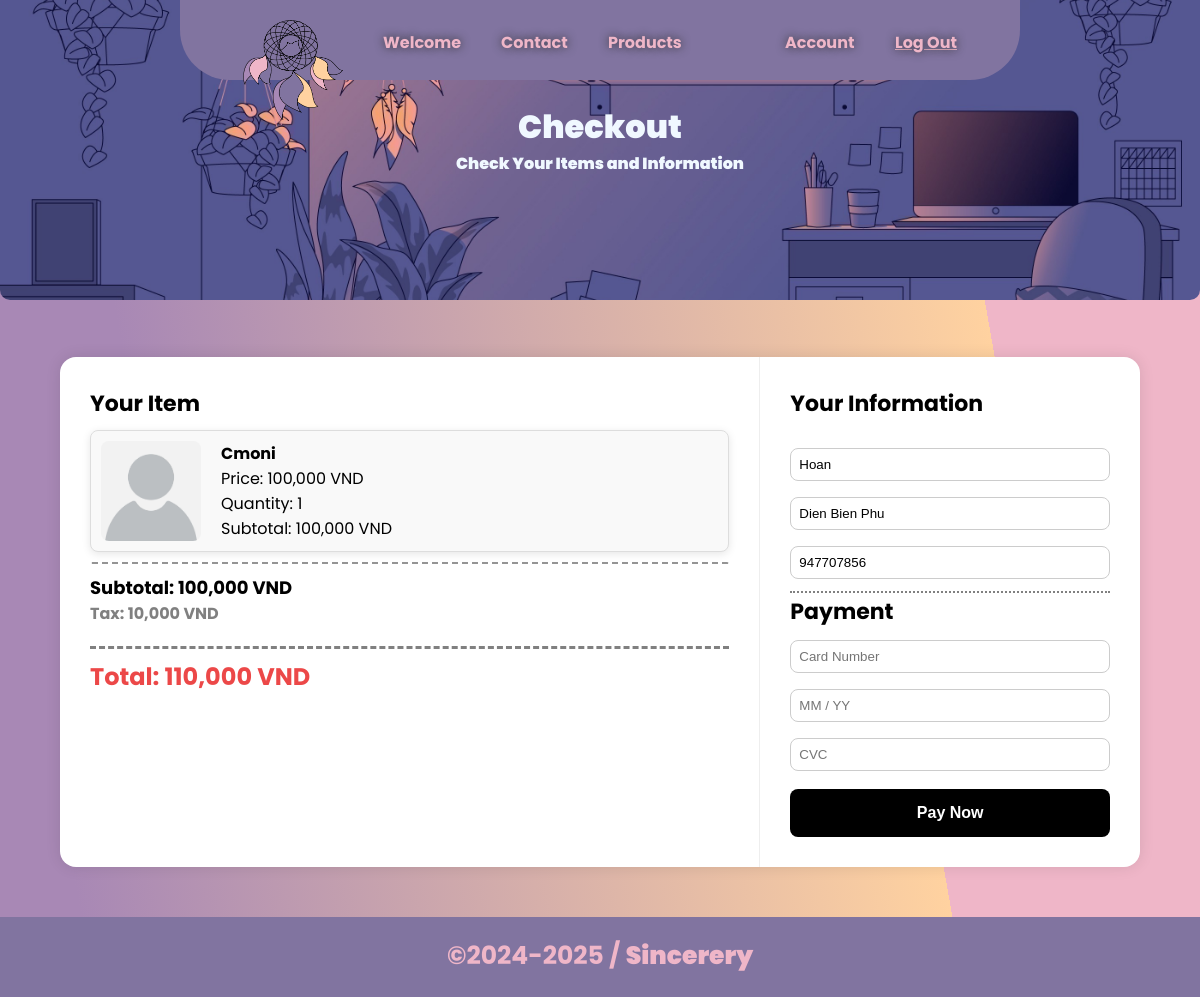
Screenshot of /checkout.php?id=6 (signed in) with the database file from the repository.
### tables this page shows
CREATE TABLE `products` (
  `ID` int(3) NOT NULL,
  `Creators` int(255) NOT NULL,
  `Name` varchar(255) NOT NULL,
  `Description` varchar(2000) NOT NULL,
  `Categories` varchar(255) NOT NULL,
  `Price` int(11) NOT NULL,
  `Stocks` int(11) NOT NULL,
  `Picture` varchar(255) NOT NULL,
  `Visibility` tinyint(1) NOT NULL,
  `Created_at` timestamp NOT NULL DEFAULT current_timestamp() ON UPDATE current_timestamp()
);

CREATE TABLE `customers` (
  `User` int(3) NOT NULL,
  `Fullname` varchar(255) NOT NULL,
  `Phone` int(11) NOT NULL,
  `Address` varchar(255) NOT NULL
);

### Checkout.php (the view, shortened to what this page needs)
<?php require('./includes/Header.php');
$productID = $_GET['id'] ?? null;
$product = null;
$quantity = 1;
$tax = 10000;
if ($productID) {
    $stmt = $conn->prepare("SELECT ID as product_id, name, price, Picture FROM products WHERE ID = ?");
    $stmt->bind_param("i", $productID);
    $stmt->execute();
    $result = $stmt->get_result();
    $product = $result->fetch_assoc();
}
$userEmail = $_COOKIE['username'] ?? '';
$fullName = $address = $phone = '';
if ($userEmail) {
    $stmt = $conn->prepare("SELECT id FROM users WHERE email = ?");
    $stmt->bind_param("s", $userEmail);
    $stmt->execute();
    $result = $stmt->get_result();
    if ($user = $result->fetch_assoc()) {
        $userID = $user['id'];
        $infoStmt = $conn->prepare("SELECT Fullname, Address, Phone FROM customers WHERE User = ?");
        $infoStmt->bind_param("i", $userID);
        $infoStmt->execute();
        $infoResult = $infoStmt->get_result();
        if ($infoRow = $infoResult->fetch_assoc()) {
            $fullName = htmlspecialchars($infoRow['Fullname']);
            $address = htmlspecialchars($infoRow['Address']);
            $phone = htmlspecialchars($infoRow['Phone']);
        }
    }
}
?>
<head>
    <link rel="stylesheet" href="style/Carts.css" />
</head>
<div style="position: relative;">
    <img src="images/6876899.jpg" style="z-index:-1; border-radius: 0px 0px 10px 10px; object-fit: cover;"
        height='300hv' width='100%' id="target-section" />
    <div class="Content"
        style="text-align:center; position: absolute; top: 50%; left: 50%; transform: translate(-50%, -50%);">
        <?php if (!isset($_COOKIE["Login-Status"]) || $_COOKIE["Login-Status"] != "1"): ?>
            <h1>Welcome to The Website</h1>
            <p>You need an account to make purchases</p>
            <button style="border: none; background-color: transparent;">
                <div class="interest" onclick="window.location.href='login.php'">Login</div>
            </button>
            <button style="border: none; background-color: transparent;">
                <div class="interest" onclick="window.location.href='register.php'">Sign Up</div>
            </button>
        <?php else: ?>
            <h1>Checkout</h1>
            <p>Check Your Items and Information</p>
        <?php endif; ?>
    </div>
</div>
<div class="checkout-container">
    <div class="cart-section">
        <div class="checkout-header">Your Item</div>
        <?php if ($product): ?>
            <?php
            $imageUrl = !empty($product['Picture']) ? $product['Picture'] : 'images/Unknown_person.jpg';
            $itemTotal = $product['price'] * $quantity;
            $grandTotal = $itemTotal + $tax;
            ?>
            <div class="cart-item" style="display: flex; align-items: center; border: 1px solid #ddd; margin: 10px 0; padding: 10px; border-radius: 8px; background-color: #f9f9f9;">
                <img src="<?= htmlspecialchars($imageUrl) ?>" alt="<?= htmlspecialchars($product['name']) ?>" style="width: 100px; height: 100px; object-fit: cover; border-radius: 8px; margin-right: 20px;">
                <div class="cart-item-info" style="flex-grow: 1;">
                    <div><strong><?= htmlspecialchars($product['name']) ?></strong></div>
                    <div>Price: <?= number_format($product['price']) ?> VND</div>
                    <div>Quantity: <?= $quantity ?></div>
                    <div>Subtotal: <?= number_format($itemTotal) ?> VND</div>
                </div>
            </div>
            <div class="total-top">Subtotal: <?= number_format($itemTotal) ?> VND</div>
            <div class="total-tax">Tax: <?= number_format($tax) ?> VND</div>
            <div class="total"><strong>Total: <?= number_format($grandTotal) ?> VND</strong></div>
        <?php else: ?>
            <p>Product not found.</p>
        <?php endif; ?>
    </div>
    <div class="payment-section">
        <div class="checkout-header">Your Information</div>
        <div class="paycard">
            <form method="POST" id="payment-form">
            <input type="text" name="fullname" placeholder="Full Name" value="<?= $fullName ?>" required>
            <input type="text" name="address" placeholder="Address" value="<?= $address ?>" required>
            <input type="text" name="phone" placeholder="Phone Number" value="<?= $phone ?>" required>
                <div class="Seperate checkout-header2">Payment</div>
                <input type="text" name="card" placeholder="Card Number" required>
                <input type="text" name="expiry" placeholder="MM / YY" required>
                <input type="text" name="cvc" placeholder="CVC" required>
                <button class="payment-button pay-now" name="pay_now" type="submit"
                    style="width: 100%; padding: 15px; font-size: 16px; margin-top: 10px;">Pay Now</button>
            </form>
        </div>
    </div>
</div>
<?php require('./includes/Footer.php') ?>

### style/FPstyle.css (style rules this page uses)
:root { --primary-color: #8174a0; --Secondary-color: #a888b5; --Third-color: #efb6c8; --Fourth-color: #ffd2a0; --Text-color: ; --Invis: rgba(255, 255, 255, 0); }
* { padding: 0; margin: 0; box-sizing: border-box; }
body { font-family: "Poppins", sans-serif; height: 100vh; background-image: linear-gradient(80deg,var(--Secondary-color) 15%, var(--Fourth-color) 80%, var(--Third-color) 5%); overflow: visible; -webkit-user-select: none; -khtml-user-select: none; -moz-user-select: none; -ms-user-select: none; -o-user-select: none; user-select: none; }
.Content { text-align:center; position: absolute; top: 50%; left: 50%; transform: translate(-50%, -50%); }
.Content h1,p { font-weight: 1000; color: aliceblue; }
.Content p { font-weight: 1000; margin-bottom: 30px; }

### style/Carts.css (style rules this page uses)
.checkout-container { display: flex; background: white; width: 90%; max-width: 1100px; margin: 50px auto; box-shadow: 0 0 15px rgba(0,0,0,0.1); border-radius: 16px; overflow: hidden; }
.cart-section, .payment-section { padding: 30px; }
.cart-section { flex: 2; border-right: 1px solid #eee; }
.payment-section { flex: 1; }
.cart-item { display: flex; align-items: center; margin-bottom: 20px; box-shadow: 0 2px 8px rgba(0,0,0,0.1); padding: 10px; border-radius: 12px; }
.cart-item img { width: 60px; height: 60px; object-fit: cover; border-radius: 10px; margin-right: 15px; }
.cart-item-info { flex-grow: 1; }
.checkout-header { font-size: 22px; font-weight: bold; margin-bottom: 10px; }
.checkout-header2 { font-size: 22px; font-weight: bold; margin-top: 4px; margin-bottom: 4px; padding-top: 8px ; }
.paycard { margin-top: 20px; }
input { width: 100%; padding: 8px; margin: 8px 0; border-radius: 8px; border: 1px solid #ccc; }
.payment-button { width: 100%; padding: 15px; border: none; border-radius: 8px; margin-top: 15px; font-size: 18px; cursor: pointer; }
.pay-now { background: black; color: white; font-weight: bold; }
.total { margin-top: 20px; font-size: 24px; font-weight: bold; border-top: grey dashed 3px; color: rgb(236, 72, 72); padding-top: 10px; }
.total-tax { font-size: 16px; font-weight: bold; color: grey; }
.total-top { border-top: rgba(63, 63, 63, 0.555) dashed 2px; border-radius: 2px; padding-top: 10px; font-size: 18px; font-weight: bold; }
.Seperate { border-top: grey 2px dotted; padding-top: 2px ; }

### rows the page displays
products: Name "Cmoni", Price "100,000", Price "110,000"
customers: fullname "Hoan", address "Dien Bien Phu", phone "947707856"

### other values shown
$error["username2"] "Account"
$error["Status"] "Log Out"
$quantity "1"
$tax "10,000"
